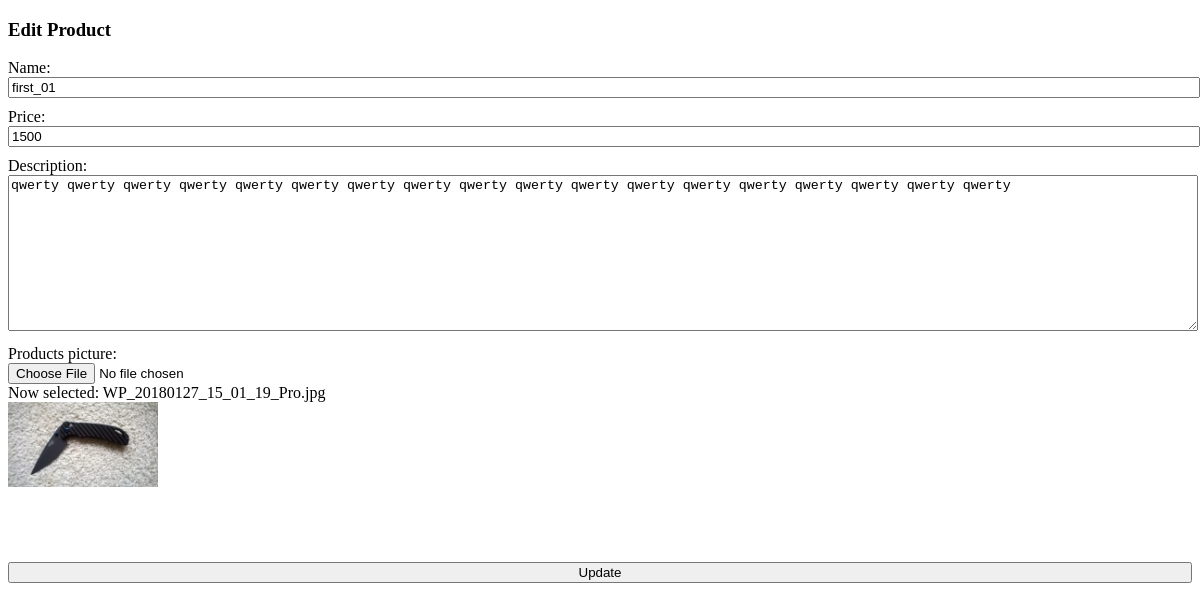
Screenshot of /product/edit/1 with the database file from the repository.
### tables this page shows
CREATE TABLE `products` (
  `id` int(11) NOT NULL,
  `name` text NOT NULL,
  `price` text NOT NULL,
  `description` longtext NOT NULL,
  `pic_name` text NOT NULL
);

### application/controllers/ProductController.php (called while the page is built, shortened)
<?php
class ProductController extends Controller{
	public function editAction($params){
		$result = $this->model->getProduct($params);
		$vars = [
			'product' => $result,
		];
		$this->view->render('Edit product', $vars);
	}
}

### index.php (called while the page is built, shortened)
<?php
$router = new Router;
$router->run();

### application/lib/Db.php (called while the page is built, shortened)
<?php
class Db{
	private static $db;
	public static function getInstance(){
		$config = require 'application/config/db.php';
		if (null === static::$db) {
            static::$db = new PDO('mysql:host='.$config['host'].';dbname='.$config['dbname'].'', $config['user'], $config['password']);
        }
        return static::$db;
	}
	public static function qquery($sql, $params = []){
		$stmt = self::$db->prepare($sql);
		$stmt->execute();
		$result = $stmt->fetchAll(PDO::FETCH_ASSOC);
		return $result;
	}
}

### application/models/Product.php (called while the page is built, shortened)
<?php
class Product extends Model{
	public function getAttribute($vars){
		$result = Db::qquery('SELECT attr_id, value FROM prod_attr WHERE prod_id='.$vars[0]);
		foreach($result as $attr){
			$res = Db::qquery('SELECT name, code FROM attribute WHERE id='.$attr['attr_id']);
			$new = array_merge($attr, $res[0]);
			$resultic[] = $new;
		}
		return $resultic;
	}
	public function getProduct($vars){
		$result = Db::qquery('SELECT * FROM products WHERE id='.$vars[0]);
		$result[] = $this->getAttribute($vars);
		return $result;
	}
}

### application/views/product/edit.php (the view)
<h3>Edit Product</h3>
<?php
echo '<form class="form" action="" method="post" enctype="multipart/form-data">';
	echo '<label> Name:
		<input type="text" name="name" value="'.$product[0]['name'].'">
	</label>';
	echo '<label> Price:
		<input type="text" name="price" value="'.$product[0]['price'].'">
	</label>';
	echo '<label> Description:
		<textarea name="description" id="" cols="30" rows="10">'.$product[0]['description'].'</textarea>
	</label>';
	echo '<label> Products picture:
		<input type="file" name="file" id="file"> <span>Now selected: </span>'.$product[0]['pic_name'].'
		<div class="mini_pic"><img src="../../img/'.$product[0]['pic_name'].'" alt=""></div>
	</label>';
	echo '<input type="submit" value="Update">';
echo '</form>';
?>

### css/style.css (style rules this page uses)
body { background-color: #fff; }
.mini_pic { width: 150px; height: 150px; }
.mini_pic img { max-width: 100%; width: auto; max-height: 100%; }
.form { display: -webkit-flex; display: -moz-flex; display: -ms-flex; display: -o-flex; display: flex; -webkit-flex-direction: column; -moz-flex-direction: column; -ms-flex-direction: column; -o-flex-direction: column; flex-direction: column; }
.form label { margin-bottom: 10px; }
.form input, .form textarea { width: 100%; }

### rows the page displays
products: name "first_01", price "1500", description "qwerty qwerty qwerty qwerty qwerty qwerty qwerty qwerty qwerty qwerty qwerty qwerty qwerty qwerty qwerty qwerty qwerty qwerty", pic_name "WP_20180127_15_01_19_Pro.jpg", pic_name (picture)
